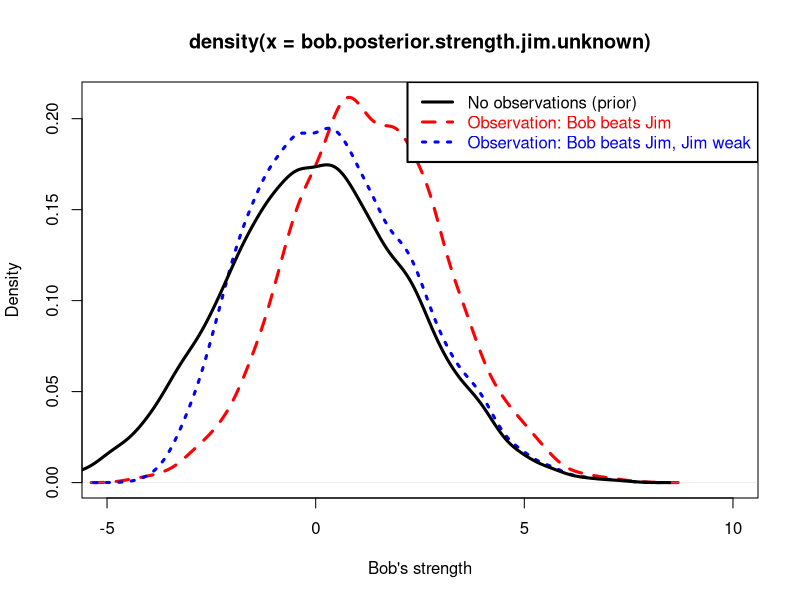

The R source for this figure:
# explaining away
n=10000

# workaround since Church too slow:
gender.str.1 = rnorm(n, 0, 2)
bob.str = rnorm(n, gender.str.1, 1)
bob.pulling = bob.str + rnorm(n, 0, .5)
gender.str.2 = rnorm(n, 0, 2)
jim.str = rnorm(n, gender.str.2, 1)
jim.pulling = jim.str + rnorm(n, 0, .5)
bob.wins = bob.pulling > jim.pulling
accepted.indices = which(bob.wins)
bob.posterior.strength.jim.unknown = bob.str[accepted.indices]

gender.str = rnorm(n, 0, 2)
bob.str = rnorm(n, gender.str, 1)
bob.pulling = bob.str + rnorm(n, 0, .5)
jim.str = -3
jim.pulling = jim.str + rnorm(n, 0, .5)
bob.wins = bob.pulling > jim.pulling
accepted.indices = which(bob.wins)
bob.posterior.strength.jim.weak = bob.str[accepted.indices]

plot(density(bob.posterior.strength.jim.unknown), col='red', lwd=3, lty=2, xlab="Bob's strength", ylab="Density", xlim=c(-5, 10))
lines(density(bob.posterior.strength.jim.weak), col='blue', lwd=3, lty=3)
lines(density(bob.str), col='black', lwd=3, lty=1)
legend('topright', c('No observations (prior)', 'Observation: Bob beats Jim', 'Observation: Bob beats Jim, Jim weak'), text.col=c('black', 'red', 'blue'), col=c('black', 'red', 'blue'), box.lwd=2, lty=c(1, 2, 3), lwd=3)

mean(bob.str)
mean(bob.posterior.strength.jim.unknown)
mean(bob.posterior.strength.jim.weak)